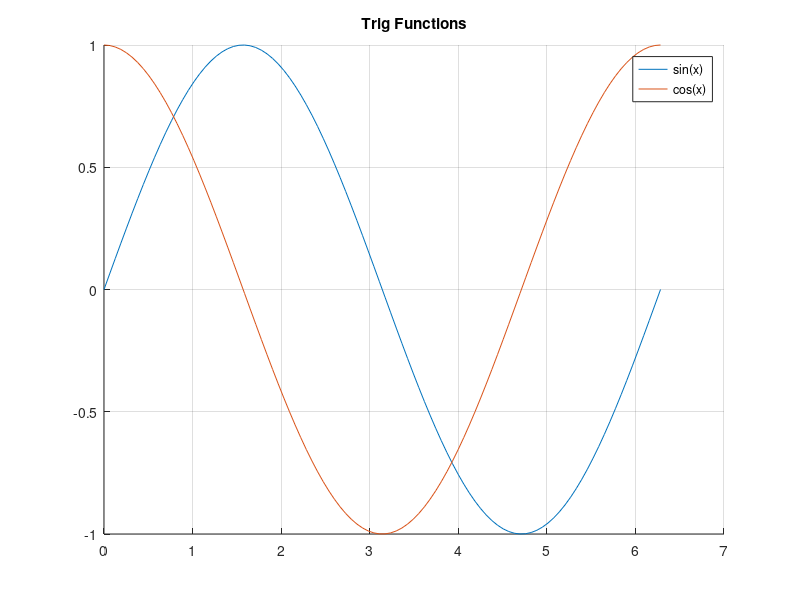

Here is the MATLAB script that generated this plot:
% Multiple Curves — Plot sin & cos together
% Use hold on to overlay two curves on the same axes.
clear
close all

x = linspace(0, 2*pi, 100);
figure
hold on
plot(x, sin(x))
plot(x, cos(x))
hold off
title('Trig Functions')
legend('sin(x)', 'cos(x)')
grid on
